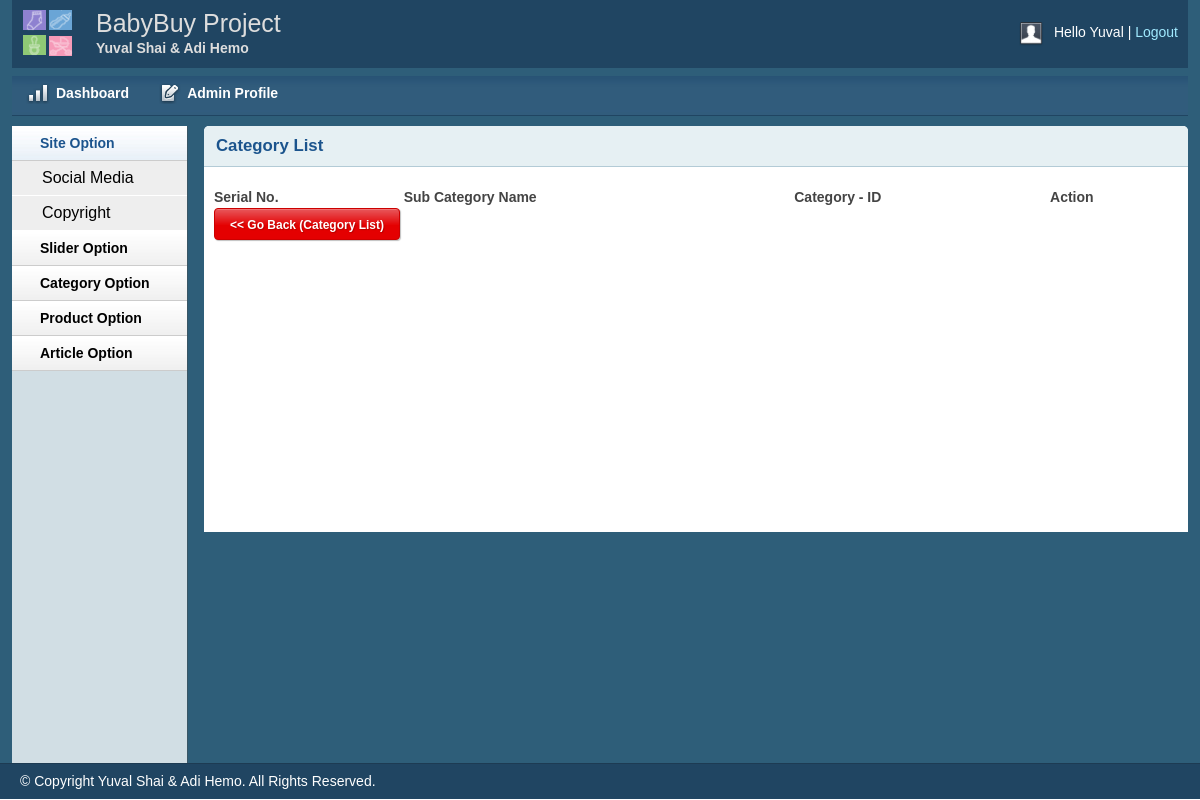
The page /admin/subcategorybyid.php?categoryid=5 (signed in) on the database as committed earlier.
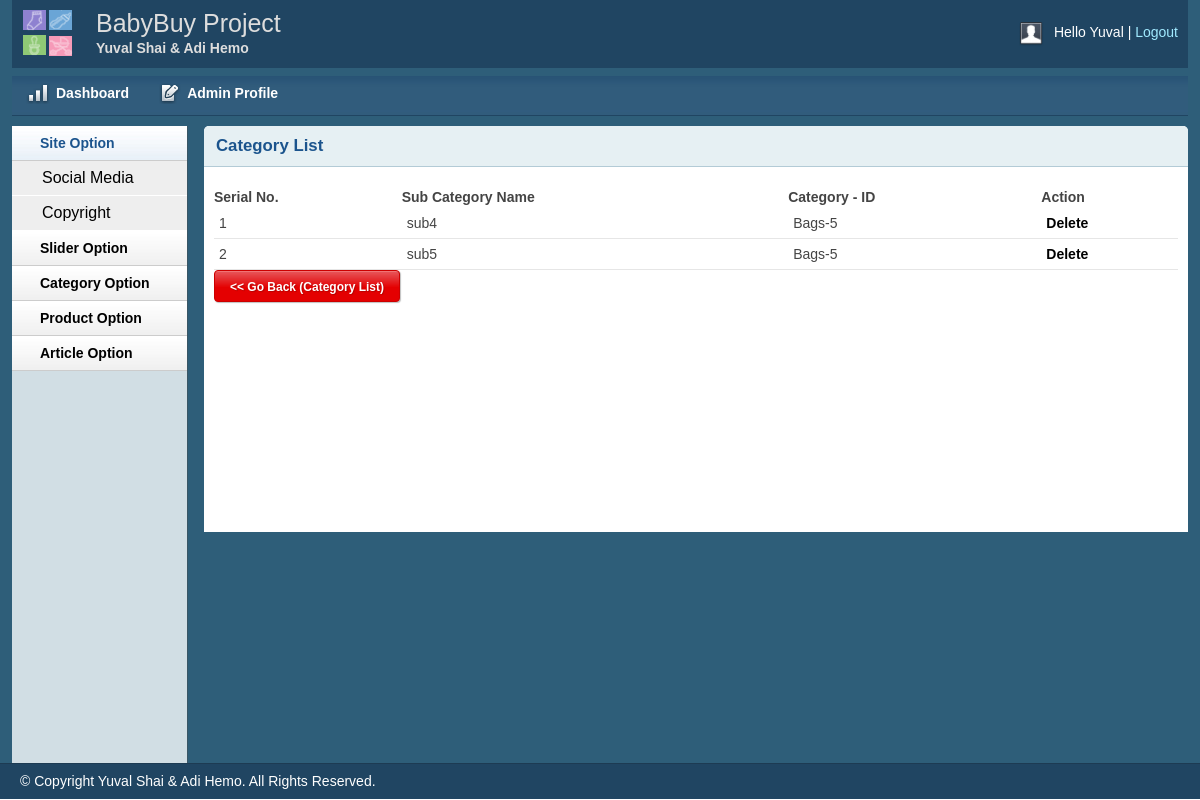
The same page on the database as committed later.
### tables this page shows
CREATE TABLE IF NOT EXISTS `sub_category` (
  `SubCategoryID` int(11) NOT NULL AUTO_INCREMENT,
  `CategoryID` int(11) NOT NULL,
  `SubCategoryName` varchar(25) NOT NULL,
  PRIMARY KEY (`SubCategoryID`),
  KEY `SubCategory1` (`CategoryID`)
);

CREATE TABLE IF NOT EXISTS `category` (
  `CategoryID` int(11) NOT NULL AUTO_INCREMENT,
  `CategoryName` varchar(25) NOT NULL,
  PRIMARY KEY (`CategoryID`)
);

### DataBase/DB_Config.php (called while the page is built, shortened)
<?php
class Database{
    public $host    = DB_HOST;
    public $user    = DB_USER;
    public $pass    = DB_PASS;
    public $dbname  = DB_NAME;
    public $link;
    private function connectDB(){
        $this->link = new mysqli($this->host,$this->user, $this->pass, $this->dbname);
        }
     public function select($query){
        $result = $this->link->query($query) or die ($this->link->error.__LINE__);
        if($result->num_rows > 0){
            return $result;
            } else {
                return false;
            }
         }
}
?>

### classes/SubCategory.php (called while the page is built, shortened)
<?php
  $filepath = realpath(dirname(__FILE__));
  require_once ($filepath.'/../DataBase/DB_Config.php');
 ?>
<?php
class SubCategory{
    private $db;
  public function __construct(){
      $this->db = new Database();
  }
  public function getSubByMainCategoryID($id){
    $query = "SELECT sub_category.*, category.CategoryName
              FROM sub_category
              INNER JOIN category on sub_category.CategoryID  = category.CategoryID
              WHERE sub_category.CategoryID   = '$id'";
    $result = $this->db->select($query);
    return $result;
}
}
?>

### admin/subcategorybyid.php (the view, shortened to what this page needs)
<?php include 'inc/header.php';?>
<?php include 'inc/sidebar.php';?>
<?php require_once '../classes/SubCategory.php'; ?>
<?php
$subCategory = new SubCategory();
if (!isset($_GET['categoryid'])  ||  $_GET['categoryid'] == NULL ) {
    echo "<script>window.location = 'catlist.php'; </script>";
}else{
    $id = $_GET['categoryid'];
}
?>
<div class="grid_10">
            <div class="box round first grid">
                <h2>Category List</h2>
                <div class="block">
                    <table class="data display datatable" id="example">
					<thead>
						<tr>
							<th>Serial No.</th>
							<th>Sub Category Name</th>
                            <th>Category - ID</th>
							<th>Action</th>
						</tr>
					</thead>
					<tbody>
					<?php
					$getSub = $subCategory->getSubByMainCategoryID($id);
					if($getSub){
						$i = 0;
						while ($result = $getSub->fetch_assoc()) {
							$i++;
					?>
						<tr class="odd gradeX">
							<td> <?php echo $i; ?> </td>
							<td><?php echo $result['SubCategoryName']; ?></td>
                            <td><?php echo $result['CategoryName'].'-'.$result['CategoryID']; ?></td>
							<td>
								<a onclick="return confirm('Are You Sure You Want To Delete This Sub-Category?')"
                                href="?subCategoryId=<?php echo $result['SubCategoryID']; ?>&
                                     subCategoryName=<?php echo $result['SubCategoryName']; ?>&
                                     categoryid=<?php echo $id ?>">Delete</a>
                            </td>
						</tr>
						<?php } } ?>
					</tbody>
				</table>
                <tr>
                    <td>
                        <td>
                            <a href="catlist.php" class="btn btn-red"><< Go Back (Category List)</a>
                        </td>
                    </td>
                </tr>
               </div>
            </div>
        </div>
<?php include 'inc/footer.php';?>

Rows that differ between the two databases and show on the page:
added sub_category: SubCategoryName "sub4", CategoryID.CategoryName "Bags", CategoryID "5"
added sub_category: SubCategoryName "sub5", CategoryID.CategoryName "Bags", CategoryID "5"
